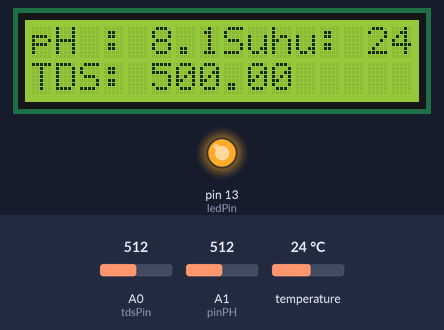
A sketch run on a simulated Arduino Uno, built with avr-gcc and run on an emulated ATmega328P. Shown: 16×2 character LCD, output pins drawn as LEDs (lit = HIGH). The inputs (shaded band) are chosen by the test bench; at power-on: temperature 24 °C, A0 (tdsPin) = 512, A1 (pinPH) = 512. No radio packets arrive unless stated; what the sketch prints to the serial monitor is not drawn.

Above: at 1.2 s.
1.3 s: temperature set to 12 °C
At 5.8 s:
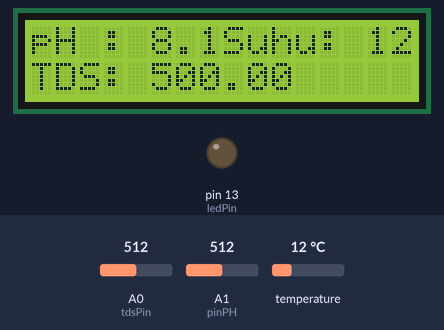
11.0 s: A0 (tdsPin) set to 716
At 14.3 s:
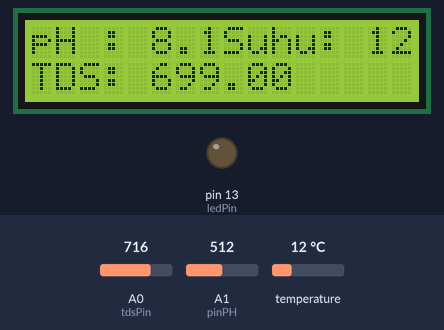
14.4 s: A1 (pinPH) set to 716
At 18.5 s:
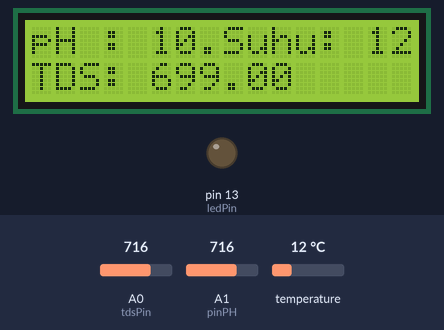
18.6 s: temperature set to 19 °C
At 22.7 s:
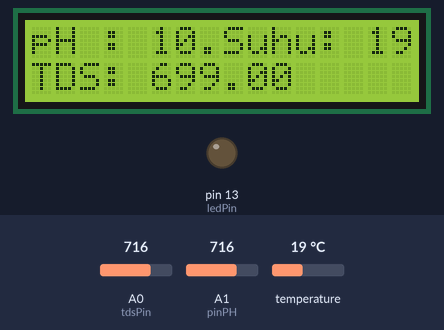
22.8 s: A0 (tdsPin) set to 900
At 26.9 s:
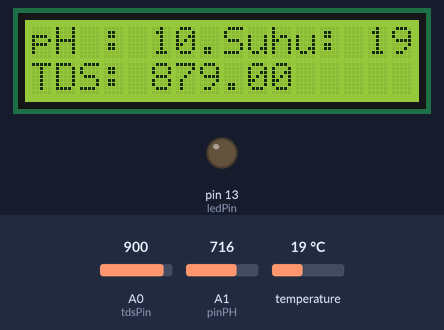
27.0 s: A1 (pinPH) set to 900
At 31.9 s:
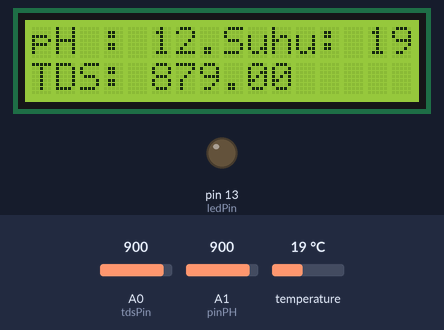
Timing chart, 0 to 32.2 s (numbered marks = the images above; inputs shaded):
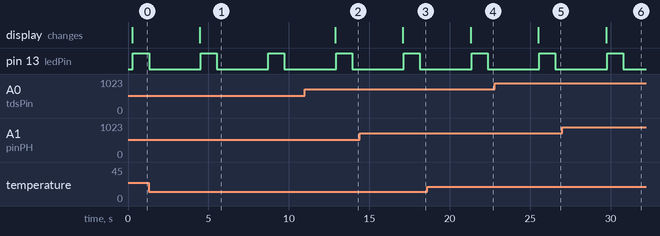

Measured:
- after the input at 1.3 s, the display: changes after 3.2 s (image 1)
- after the input at 11.0 s, the display: changes after 1.9 s (image 2)
- after the input at 14.4 s, the display: changes after 2.7 s (image 3)
- after the input at 18.6 s, the display: changes after 2.7 s (image 4)
- after the input at 22.8 s, the display: changes after 2.7 s (image 5)
- after the input at 27.0 s, the display: changes after 2.7 s (image 6)
- by itself, pin 13 (ledPin): alternates HIGH for 1.0 s and LOW for 3.2 s

The sketch:

NODE_FIX_copy_20230304215141.ino
```cpp
#include <LoRa.h>               //inisialisasi LoRa
#include <LiquidCrystal_I2C.h>  //inisialisasi LCDI2C
#include <Wire.h>
#include <OneWire.h>
#include <DallasTemperature.h>  //inisialisasi Suhu
OneWire pin_DS18B20(4);
DallasTemperature DS18B20(&pin_DS18B20);

const int tdsPin = A0;
const int pinPH = A1;
const int ledPin = 13;
int nilaiSensor = 0;
unsigned long int rataADCPH;
int bufADCPH[10],temp;
LiquidCrystal_I2C lcd(0x27, 16, 2);

void setup() {

  Serial.begin(9600);
  DS18B20.begin();

  //setting LCD I2C
  lcd.init();
  lcd.backlight();

  //setting pin LED
  pinMode(ledPin, OUTPUT);
  digitalWrite(ledPin, LOW);
  while (!Serial) {
    ;
  }
  if (!LoRa.begin(915E6)) {
    Serial.println("Starting LoRa failed!");
    while (1);
  }
}

void loop() {
  //pengukuran pH
  for(int i=0;i<10;i++)
  {
     bufADCPH[i]=analogRead(pinPH);
     delay(10);
  }
    for (int i=0;i<9;i++)
    {
      for (int j=i+1;j<10;j++)
      {
        if(bufADCPH[i]>bufADCPH[j])
        {
          temp=bufADCPH[i];
          bufADCPH[i]=bufADCPH[j];
          bufADCPH[j]=temp;
        }
      }
    }
    rataADCPH=0;
    for (int i=2;i<8;i++) {
      rataADCPH+=bufADCPH[i];
    }
  float teganganPH = (float)rataADCPH*5.0/1024/6;
  float nilaipH = 2.101628 * teganganPH + 2.917;
  //pengukuran TDS
  int tdsValue = analogRead(tdsPin);
  float nilaiTDS = map(tdsValue, 0, 1023, 0, 1000);

  float suhu = DS18B20.getTempCByIndex(0);

  //menampilkan pada LCD
  lcd.clear();
  lcd.setCursor(0, 0);
  lcd.print("pH : ");
  lcd.print(nilaipH);
  lcd.setCursor(0,1);
  lcd.print("TDS: ");
  lcd.print(nilaiTDS);
  lcd.setCursor(8, 0);
  lcd.print("Suhu: ");
  lcd.print(suhu);


  //kirim data ke gateway
  String data = String(nilaipH)+" "+String(nilaiTDS)+" "+String(suhu);
  LoRa.beginPacket();
  LoRa.print(data);
  LoRa.endPacket();
  Serial.println("Kirim data"+data);

  //indikasi Data dikirim ke gateway
  digitalWrite(ledPin, HIGH);
  delay(1000);
  digitalWrite(ledPin, LOW);
  delay(3000);
}
```
